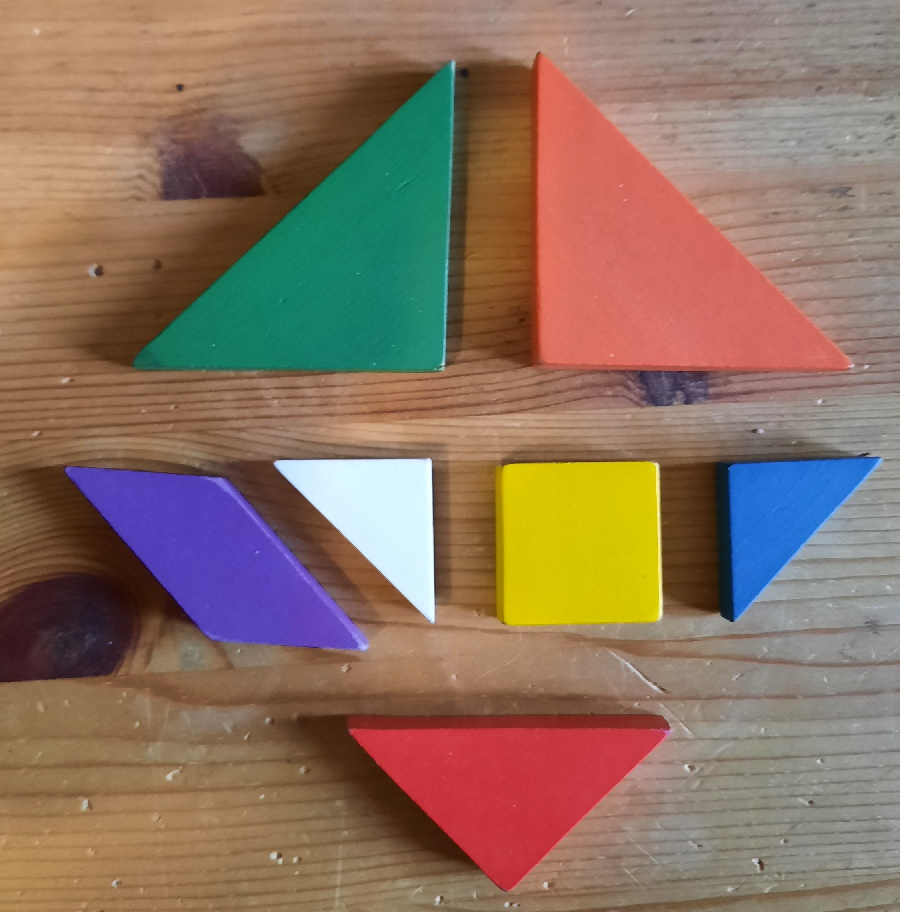
#> input picture vision_3/Project_Blokjes/gekleurde_blokjes.jpg, 900 x 912 px
$ python Functie_Contouren_Detecteren.py   (older library calls are emulated)
#> lines starting #> are read from the running program, lines starting #| are printed output that depends on the picture; after the words box and inside, x2 and y2 are one past the last pixel; in counts of white or black regions, pixels touching at a corner belong together
#%%
import cv2
import numpy as np
from typing import Tuple

Afbeelding = cv2.imread('gekleurde_blokjes.jpg')
#> Afbeelding is the input picture: shape (912, 900, 3); mean B, G, R 96.4, 114.2, 139.9
Afbeelding_Copy = Afbeelding.copy()
Afbeelding_HSV = cv2.cvtColor(Afbeelding, cv2.COLOR_BGR2HSV)
#> Afbeelding_HSV: shape (912, 900, 3); mean H, S, V 35.5, 116.1, 153.2
Afbeelding_Zwart_Wit = cv2.cvtColor(Afbeelding, cv2.COLOR_BGR2GRAY)


def Teken_Contours(Afbeelding_Doel):
    Afbeelding_Nummer = 0

    _, marge = cv2.threshold(Afbeelding_Doel, 100, 255, cv2.THRESH_BINARY)

    Contours, _ = cv2.findContours(marge, cv2.RETR_TREE,cv2.CHAIN_APPROX_NONE)

    for Contouren in Contours:
        cv2.drawContours(Afbeelding_Doel, Contouren, -1, (0,255,0),3)

    Afbeelding_Nummer += 1
    cv2.imshow('Afbeelding'+ str(Afbeelding_Nummer),Afbeelding_Doel)

randen = cv2.Canny(Afbeelding_Zwart_Wit, 10, 200)
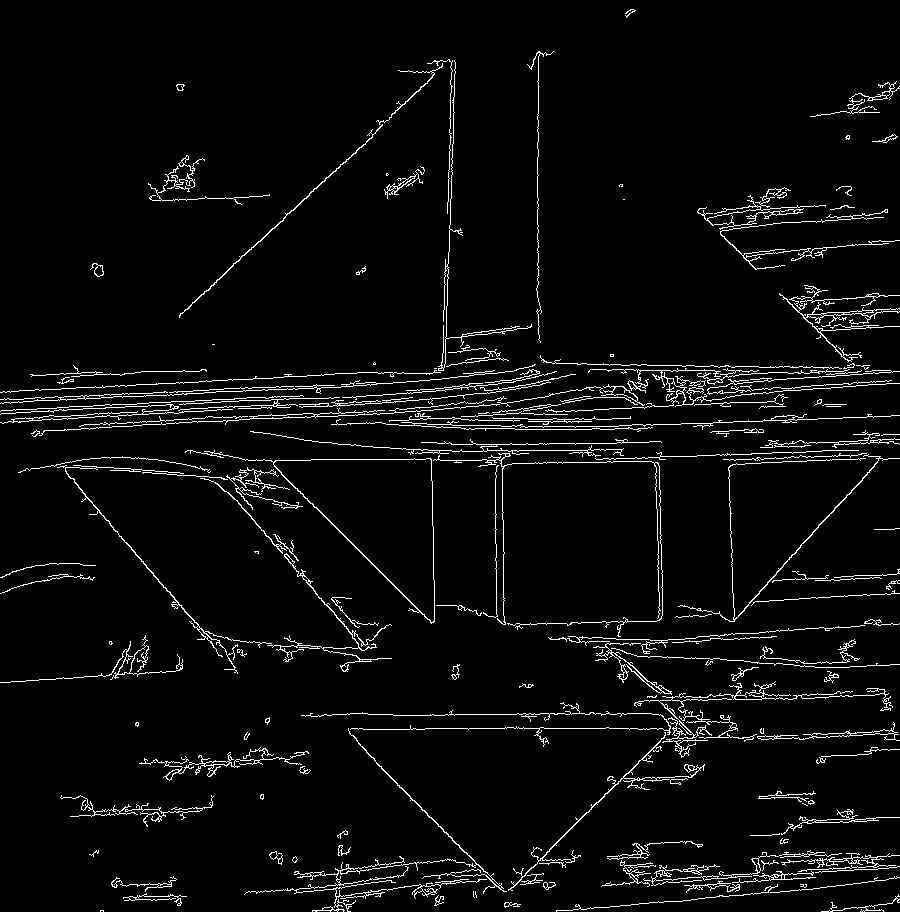
#> randen: shape (912, 900); 4.2% white in thin lines or dots

cv2.imshow('Zwart_Wit_Canny',randen)


Afbeelding_Blur_Filter = cv2.GaussianBlur(Afbeelding_Zwart_Wit,(5,5),0)

cv2.imshow('Zwart_Wit_Afbeelding_Blur_filter',Afbeelding_Blur_Filter)
cv2.imshow('Zwart_Wit_Afbeelding_Zwart_Wit',Afbeelding_Zwart_Wit)

Teken_Contours(Afbeelding_Blur_Filter)
#> in Teken_Contours, `_, marge = cv2.threshold(Afbeelding_Doel, 100, 255, cv2.THRESH_BINARY)`: marge: shape (912, 900); 69.7% white; 175 black regions (119 under 20 px)
#> in Teken_Contours, `Contours, _ = cv2.findContours(marge, cv2.RETR_TREE,cv2.CHAIN_APPROX_N..`: Contours = 291 contours, 197 with area under 20; largest, box (x1, y1, x2, y2) and area: (0, 0, 900, 912) 695560, (34, 61, 451, 379) 79769, (445, 52, 544, 371) 26763, (499, 437, 878, 623) 18239, (586, 368, 757, 407) 3552
#> the loop in Teken_Contours, `for Contouren in Contours:` made 291 passes
#> Contouren on passes 3, 7, 8: [[499, 860]], [[565, 793], [566, 792], [567, 793], [566, 794]], [[446, 788]]
#> after the loop in Teken_Contours, `for Contouren in Contours:`:
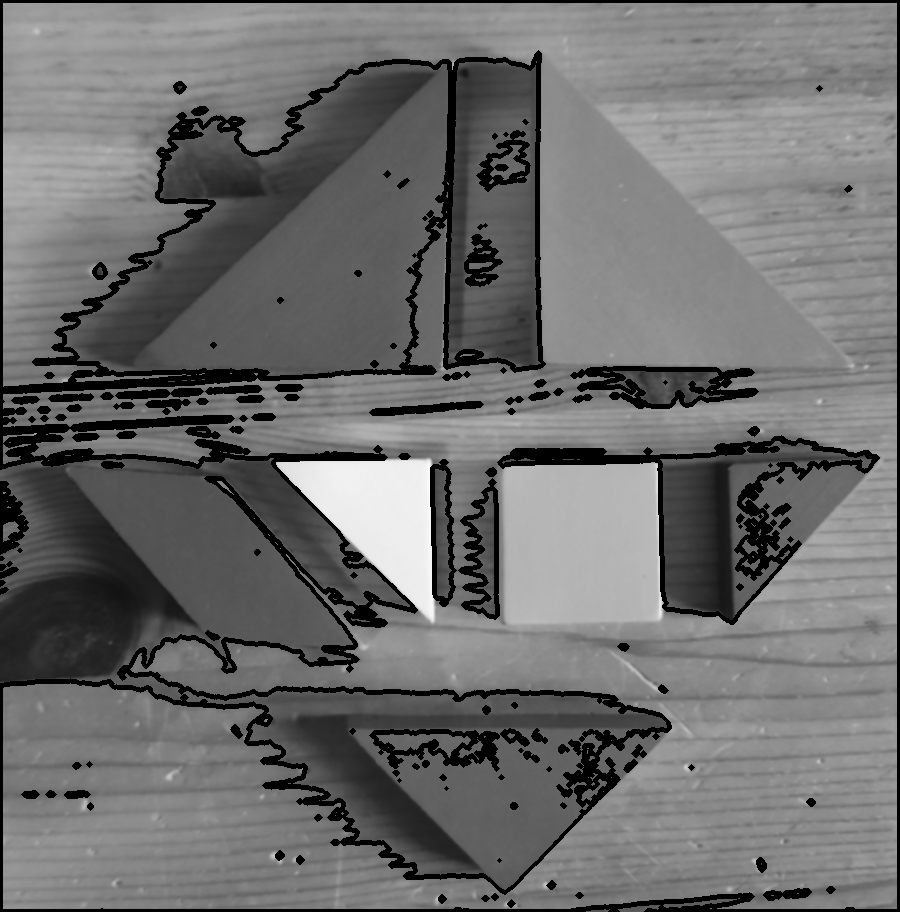
#> Afbeelding_Doel: shape (912, 900); min 0, max 250, mean 108.9
Teken_Contours(Afbeelding_Zwart_Wit)
#> in Teken_Contours (call 2), `_, marge = cv2.threshold(Afbeelding_Doel, 100, 255, cv2.THRESH_BINARY)`:
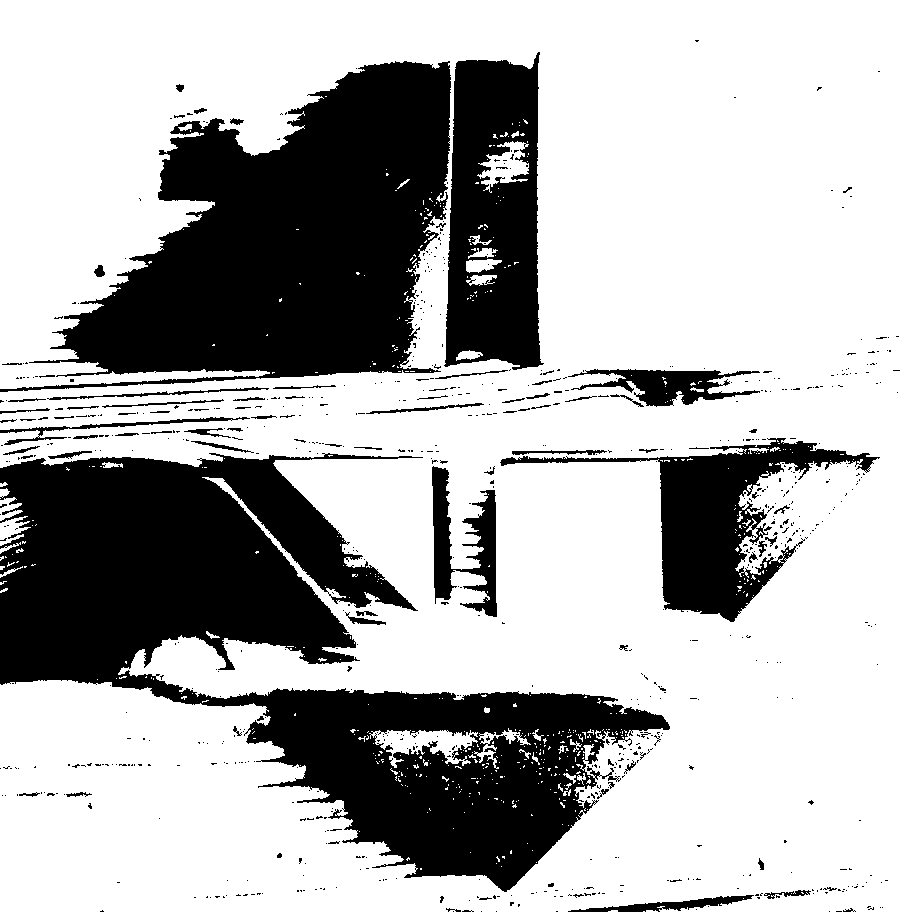
#> marge: shape (912, 900); 69.2% white; 766 black regions (676 under 20 px)
#> in Teken_Contours (call 2), `Contours, _ = cv2.findContours(marge, cv2.RETR_TREE,cv2.CHAIN_APPROX_N..`: Contours = 1559 contours, 1410 with area under 20; largest, box (x1, y1, x2, y2) and area: (0, 0, 900, 912) 613772, (443, 51, 545, 371) 26856, (499, 437, 881, 623) 18458, (431, 465, 498, 618) 4875, (567, 368, 761, 408) 3646
#> the loop in Teken_Contours (call 2), `for Contouren in Contours:` made 1559 passes
#> Contouren on passes 1, 4, 5: [[643, 911], [644, 911]], [[743, 898]], [[420, 868], [420, 869], [421, 869], [421, 868]]
#> after the loop in Teken_Contours (call 2), `for Contouren in Contours:`:
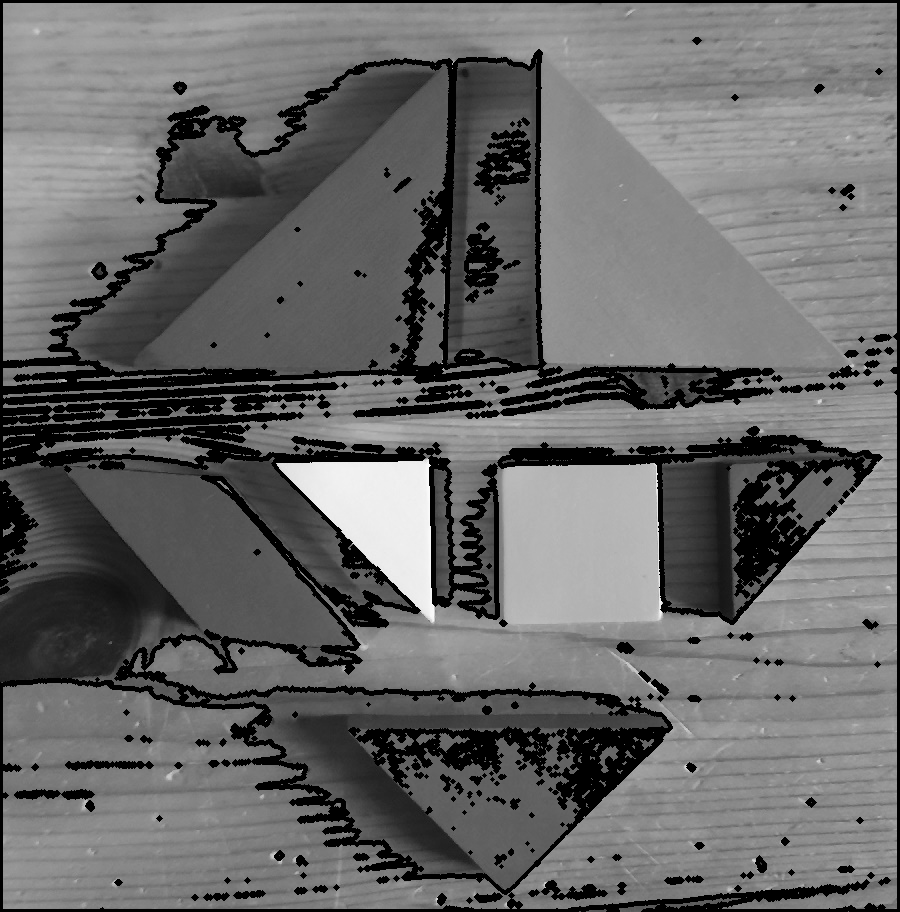
#> Afbeelding_Doel: shape (912, 900); min 0, max 251, mean 103.7

randen_Blur = cv2.Canny(Afbeelding_Blur_Filter, 50, 200)
#> randen_Blur: shape (912, 900); 4.2% white in thin lines or dots

cv2.imshow('Zwart_Wit_Canny_Blur',randen_Blur)

laplacian = cv2.Laplacian(Afbeelding_Blur_Filter,5,cv2.CV_64F)
filtered_image = cv2.convertScaleAbs(laplacian)
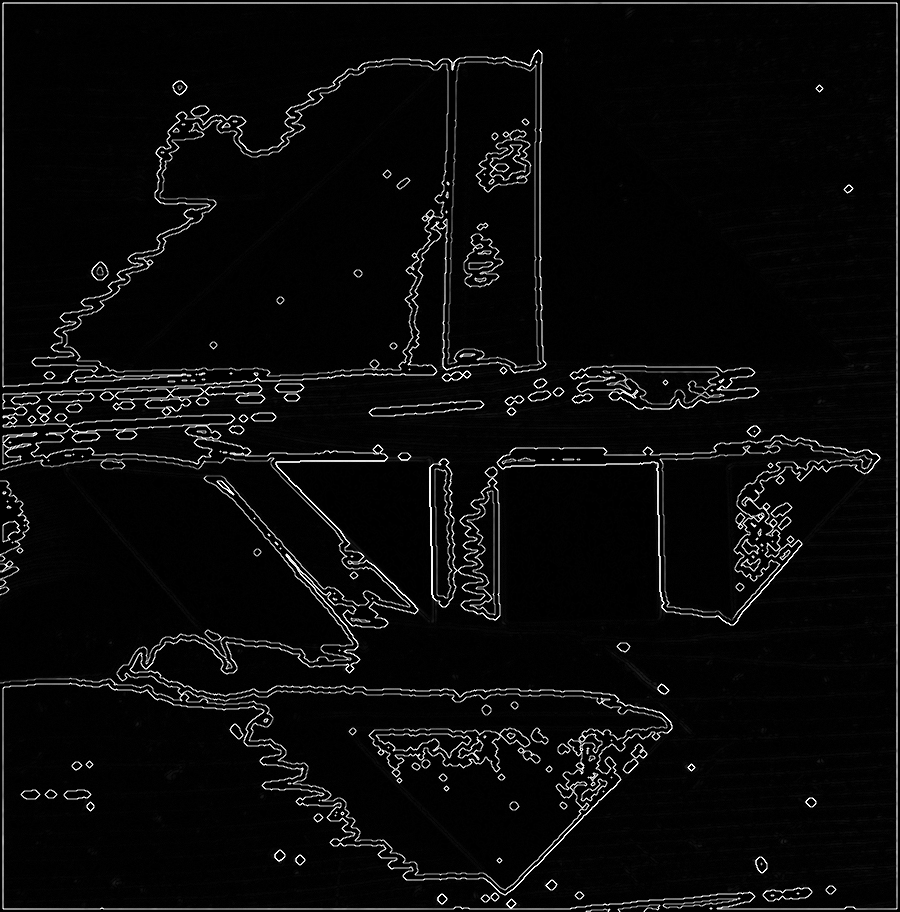
#> filtered_image: shape (912, 900); min 0, max 255, mean 10.8
cv2.imshow('Zwart_Wit_filtered_image',filtered_image)


cv2.imshow('Zwart_Wit_Afbeelding_Contouren',Afbeelding_Copy)

cv2.waitKey(0)
cv2.destroyAllWindows()


 # %%
